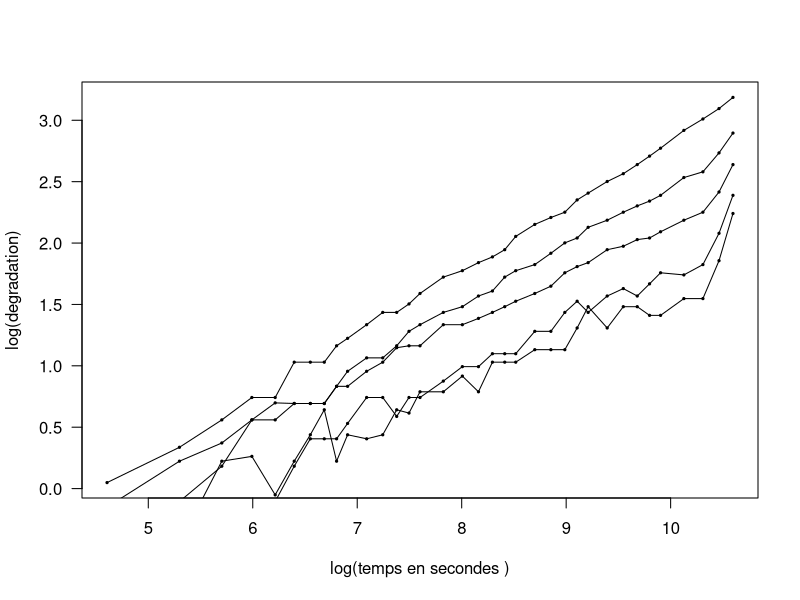
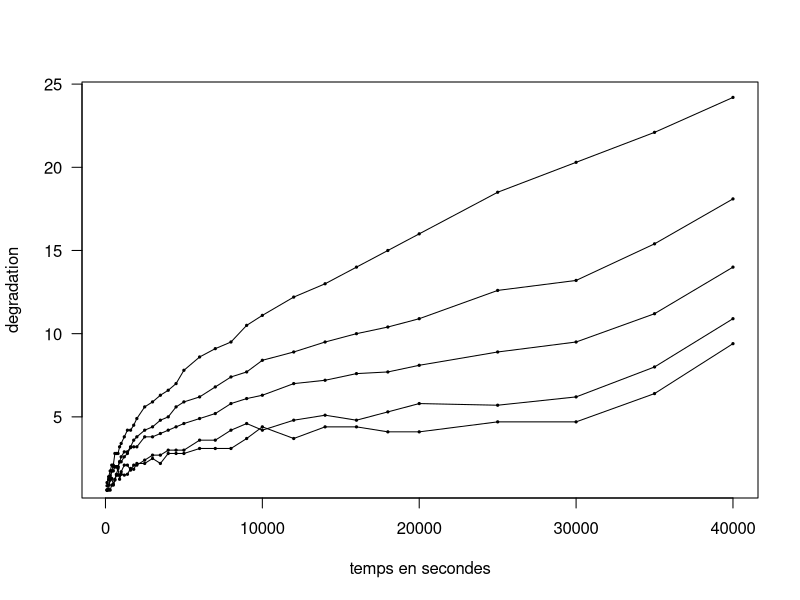
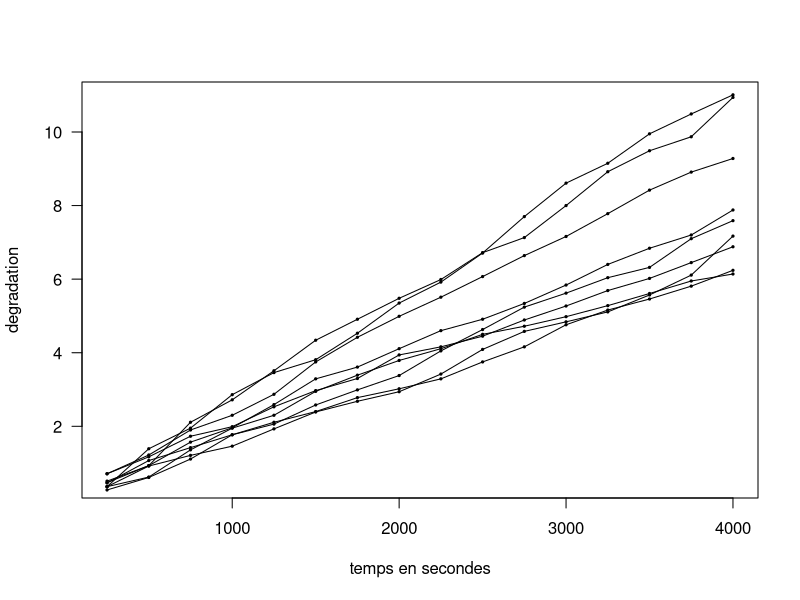

Write the R code that produced these figures, in order.
## ---- chunk 1
knitr::opts_chunk$set(echo = TRUE)
## ---- chunk 2
##base de données semi-conducteurs 
semi_cond <- read.csv2("../data/donnees_orignales/Semicond.csv")
##représentation en échelle log-log de la dégradation en fonction du temps 
abscisse <- log(semi_cond$t)

plot(abscisse, log(semi_cond$V1),cex =.3, type = "o", pch = 19, las = 1, xlab = "log(temps en secondes )", ylab = "log(degradation)")
nbt <- 5
if (nbt > 1){
      for (k in 2:(nbt)){
        nom_col <- paste0("V",k)
        lines(abscisse, log(semi_cond[[nom_col]]), cex =.3, type = "o", pch = 19, las = 1)
      }
    }
## ---- chunk 3
##chunk avec écriture propre de fonctions pour tracer les données : afin de pouvoir les utiliser dans d'autres fichiers 

##tracé des données semi-conducteurs sans echelle log-log
abscisse <- semi_cond$t 
plot(abscisse, semi_cond$V1,cex =.3, type = "o", pch = 19, las = 1, xlab = "temps en secondes", ylab = "degradation")
nbt <- 5
if (nbt > 1){
      for (k in 2:(nbt)){
        nom_col <- paste0("V",k)
        lines(abscisse, semi_cond[[nom_col]], cex =.3, type = "o", pch = 19, las = 1)
      }
    }
## ---- chunk 4

## ---- chunk 5

## ---- chunk 6

##tracé des lasers en normal (pas log-log)
lasers <- read.csv2("../data/donnees_orignales/Laser.csv")
head(lasers)
abscisse <-lasers$t
plot(abscisse, lasers$U1,cex =.3, type = "o", pch = 19, las = 1, xlab = "temps en secondes", ylab = "degradation")
cols <- c("U2", "U3", "U4", "U5", "U6", "U7", "U8", "U9")

# boucle sur les noms de colonnes
for (col in cols) {
  lines(abscisse, lasers[[col]], cex = .3, type = "o", pch = 19)
}

##pas de sens de le faire en échelle log-log car les données ne suivent pas une allure logarithmique
